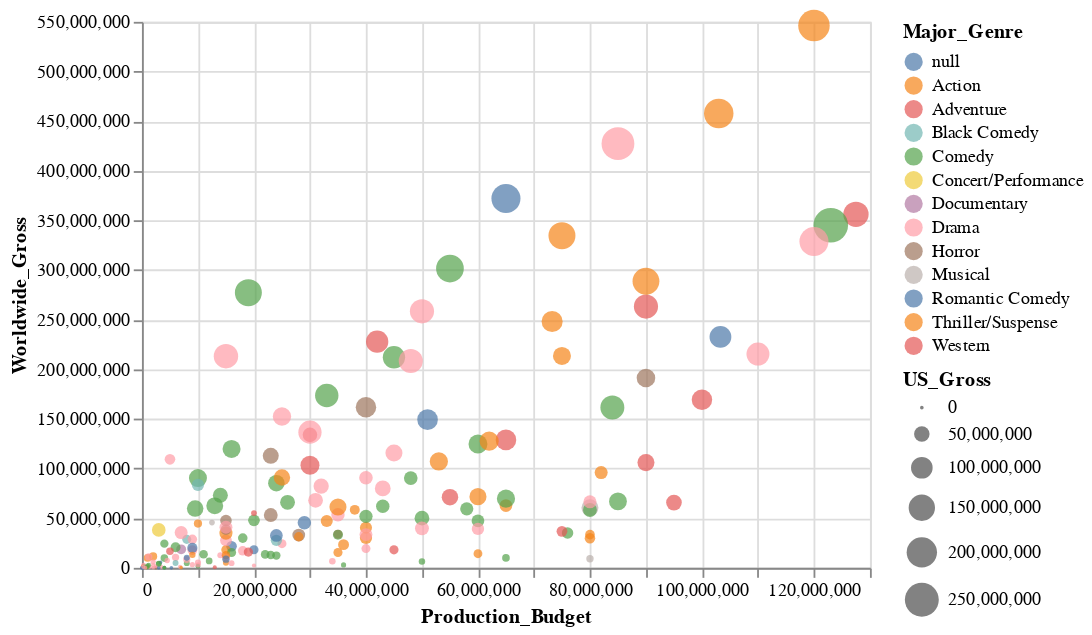

The notebook cell this image was saved under:
### Markdown cell above
Daremos a cada gênero do filme sua própria cor usando o recurso Color e adicionaremos alguma transparência à cor com OpacityValue .

### Code cell
alt.Chart(filmes_2000).mark_point(filled=True).encode(
    alt.X('Production_Budget'),
    alt.Y('Worldwide_Gross'),
    alt.Size('US_Gross'),
    alt.Color('Major_Genre'),
    alt.OpacityValue(0.7)
)

### Figure 1 — Vega-Lite specification as saved in the notebook (floating-point values rounded to 4 significant figures; data arrays with more than 128 entries replaced by an {"elided": "..."} marker saying what was removed)
{"config": {"view": {"continuousWidth": 400, "continuousHeight": 300}}, "data": {"name": "data-07b5306da37fdc34e4db36a5f2c45f13"}, "mark": {"type": "point", "filled": true}, "encoding": {"color": {"field": "Major_Genre", "type": "nominal"}, "opacity": {"value": 0.7}, "size": {"field": "US_Gross", "type": "quantitative"}, "x": {"field": "Production_Budget", "type": "quantitative"}, "y": {"field": "Worldwide_Gross", "type": "quantitative"}}, "$schema": "https://vega.github.io/schema/vega-lite/v4.17.0.json", "datasets": {"data-07b5306da37fdc34e4db36a5f2c45f13": {"elided": "188 records"}}}
